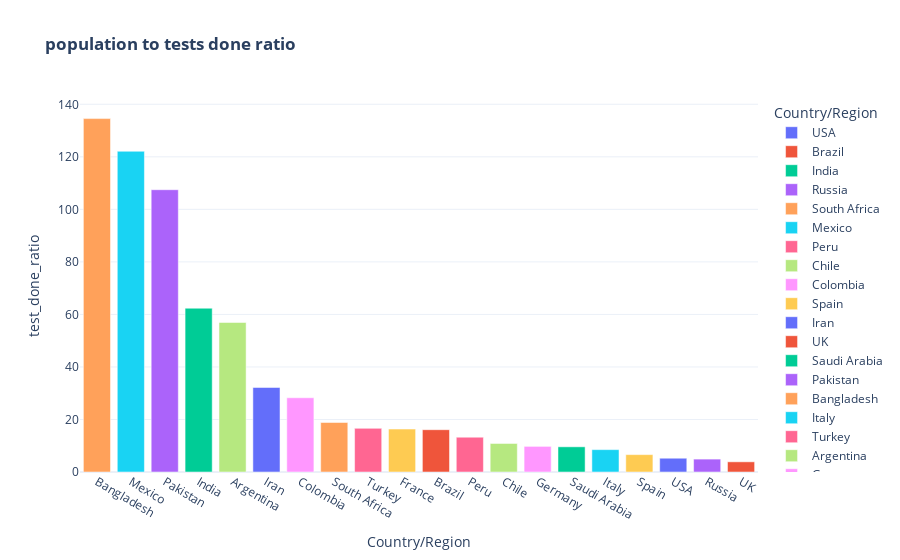

Notebook cell for this chart:
### Markdown cell above
**Visualization of the test done ratio for the top 20 countries**

### Code cell
fig=px.bar(world_data.iloc[0:20],color='Country/Region',
           y="test_done_ratio",x='Country/Region',template="plotly_white",
           title="<b>population to tests done ratio</b>").update_xaxes(categoryorder="total descending")
fig.show()

### Figure 1 — Plotly figure (JSON) as saved in the notebook; plotly's stock layout.template omitted (floating-point values rounded to 4 significant figures)
{"data": [{"alignmentgroup": "True", "hovertemplate": "Country/Region=%{x}<br>test_done_ratio=%{y}<extra></extra>", "legendgroup": "USA", "marker": {"color": "#636efa", "pattern": {"shape": ""}}, "name": "USA", "offsetgroup": "USA", "orientation": "v", "showlegend": true, "textposition": "auto", "type": "bar", "x": ["USA"], "xaxis": "x", "y": [5.245], "yaxis": "y"}, {"alignmentgroup": "True", "hovertemplate": "Country/Region=%{x}<br>test_done_ratio=%{y}<extra></extra>", "legendgroup": "Brazil", "marker": {"color": "#EF553B", "pattern": {"shape": ""}}, "name": "Brazil", "offsetgroup": "Brazil", "orientation": "v", "showlegend": true, "textposition": "auto", "type": "bar", "x": ["Brazil"], "xaxis": "x", "y": [16.11], "yaxis": "y"}, {"alignmentgroup": "True", "hovertemplate": "Country/Region=%{x}<br>test_done_ratio=%{y}<extra></extra>", "legendgroup": "India", "marker": {"color": "#00cc96", "pattern": {"shape": ""}}, "name": "India", "offsetgroup": "India", "orientation": "v", "showlegend": true, "textposition": "auto", "type": "bar", "x": ["India"], "xaxis": "x", "y": [62.37], "yaxis": "y"}, {"alignmentgroup": "True", "hovertemplate": "Country/Region=%{x}<br>test_done_ratio=%{y}<extra></extra>", "legendgroup": "Russia", "marker": {"color": "#ab63fa", "pattern": {"shape": ""}}, "name": "Russia", "offsetgroup": "Russia", "orientation": "v", "showlegend": true, "textposition": "auto", "type": "bar", "x": ["Russia"], "xaxis": "x", "y": [4.911], "yaxis": "y"}, {"alignmentgroup": "True", "hovertemplate": "Country/Region=%{x}<br>test_done_ratio=%{y}<extra></extra>", "legendgroup": "South Africa", "marker": {"color": "#FFA15A", "pattern": {"shape": ""}}, "name": "South Africa", "offsetgroup": "South Africa", "orientation": "v", "showlegend": true, "textposition": "auto", "type": "bar", "x": ["South Africa"], "xaxis": "x", "y": [18.85], "yaxis": "y"}, {"alignmentgroup": "True", "hovertemplate": "Country/Region=%{x}<br>test_done_ratio=%{y}<extra></extra>", "legendgroup": "Mexico", "marker": {"color": "#19d3f3", "pattern": {"shape": ""}}, "name": "Mexico", "offsetgroup": "Mexico", "orientation": "v", "showlegend": true, "textposition": "auto", "type": "bar", "x": ["Mexico"], "xaxis": "x", "y": [122.1], "yaxis": "y"}, {"alignmentgroup": "True", "hovertemplate": "Country/Region=%{x}<br>test_done_ratio=%{y}<extra></extra>", "legendgroup": "Peru", "marker": {"color": "#FF6692", "pattern": {"shape": ""}}, "name": "Peru", "offsetgroup": "Peru", "orientation": "v", "showlegend": true, "textposition": "auto", "type": "bar", "x": ["Peru"], "xaxis": "x", "y": [13.24], "yaxis": "y"}, {"alignmentgroup": "True", "hovertemplate": "Country/Region=%{x}<br>test_done_ratio=%{y}<extra></extra>", "legendgroup": "Chile", "marker": {"color": "#B6E880", "pattern": {"shape": ""}}, "name": "Chile", "offsetgroup": "Chile", "orientation": "v", "showlegend": true, "textposition": "auto", "type": "bar", "x": ["Chile"], "xaxis": "x", "y": [10.87], "yaxis": "y"}, {"alignmentgroup": "True", "hovertemplate": "Country/Region=%{x}<br>test_done_ratio=%{y}<extra></extra>", "legendgroup": "Colombia", "marker": {"color": "#FF97FF", "pattern": {"shape": ""}}, "name": "Colombia", "offsetgroup": "Colombia", "orientation": "v", "showlegend": true, "textposition": "auto", "type": "bar", "x": ["Colombia"], "xaxis": "x", "y": [28.27], "yaxis": "y"}, {"alignmentgroup": "True", "hovertemplate": "Country/Region=%{x}<br>test_done_ratio=%{y}<extra></extra>", "legendgroup": "Spain", "marker": {"color": "#FECB52", "pattern": {"shape": ""}}, "name": "Spain", "offsetgroup": "Spain", "orientation": "v", "showlegend": true, "textposition": "auto", "type": "bar", "x": ["Spain"], "xaxis": "x", "y": [6.619], "yaxis": "y"}, {"alignmentgroup": "True", "hovertemplate": "Country/Region=%{x}<br>test_done_ratio=%{y}<extra></extra>", "legendgroup": "Iran", "marker": {"color": "#636efa", "pattern": {"shape": ""}}, "name": "Iran", "offsetgroup": "Iran", "orientation": "v", "showlegend": true, "textposition": "auto", "type": "bar", "x": ["Iran"], "xaxis": "x", "y": [32.19], "yaxis": "y"}, {"alignmentgroup": "True", "hovertemplate": "Country/Region=%{x}<br>test_done_ratio=%{y}<extra></extra>", "legendgroup": "UK", "marker": {"color": "#EF553B", "pattern": {"shape": ""}}, "name": "UK", "offsetgroup": "UK", "orientation": "v", "showlegend": true, "textposition": "auto", "type": "bar", "x": ["UK"], "xaxis": "x", "y": [3.878], "yaxis": "y"}, {"alignmentgroup": "True", "hovertemplate": "Country/Region=%{x}<br>test_done_ratio=%{y}<extra></extra>", "legendgroup": "Saudi Arabia", "marker": {"color": "#00cc96", "pattern": {"shape": ""}}, "name": "Saudi Arabia", "offsetgroup": "Saudi Arabia", "orientation": "v", "showlegend": true, "textposition": "auto", "type": "bar", "x": ["Saudi Arabia"], "xaxis": "x", "y": [9.59], "yaxis": "y"}, {"alignmentgroup": "True", "hovertemplate": "Country/Region=%{x}<br>test_done_ratio=%{y}<extra></extra>", "legendgroup": "Pakistan", "marker": {"color": "#ab63fa", "pattern": {"shape": ""}}, "name": "Pakistan", "offsetgroup": "Pakistan", "orientation": "v", "showlegend": true, "textposition": "auto", "type": "bar", "x": ["Pakistan"], "xaxis": "x", "y": [107.5], "yaxis": "y"}, {"alignmentgroup": "True", "hovertemplate": "Country/Region=%{x}<br>test_done_ratio=%{y}<extra></extra>", "legendgroup": "Bangladesh", "marker": {"color": "#FFA15A", "pattern": {"shape": ""}}, "name": "Bangladesh", "offsetgroup": "Bangladesh", "orientation": "v", "showlegend": true, "textposition": "auto", "type": "bar", "x": ["Bangladesh"], "xaxis": "x", "y": [134.6], "yaxis": "y"}, {"alignmentgroup": "True", "hovertemplate": "Country/Region=%{x}<br>test_done_ratio=%{y}<extra></extra>", "legendgroup": "Italy", "marker": {"color": "#19d3f3", "pattern": {"shape": ""}}, "name": "Italy", "offsetgroup": "Italy", "orientation": "v", "showlegend": true, "textposition": "auto", "type": "bar", "x": ["Italy"], "xaxis": "x", "y": [8.515], "yaxis": "y"}, {"alignmentgroup": "True", "hovertemplate": "Country/Region=%{x}<br>test_done_ratio=%{y}<extra></extra>", "legendgroup": "Turkey", "marker": {"color": "#FF6692", "pattern": {"shape": ""}}, "name": "Turkey", "offsetgroup": "Turkey", "orientation": "v", "showlegend": true, "textposition": "auto", "type": "bar", "x": ["Turkey"], "xaxis": "x", "y": [16.61], "yaxis": "y"}, {"alignmentgroup": "True", "hovertemplate": "Country/Region=%{x}<br>test_done_ratio=%{y}<extra></extra>", "legendgroup": "Argentina", "marker": {"color": "#B6E880", "pattern": {"shape": ""}}, "name": "Argentina", "offsetgroup": "Argentina", "orientation": "v", "showlegend": true, "textposition": "auto", "type": "bar", "x": ["Argentina"], "xaxis": "x", "y": [56.93], "yaxis": "y"}, {"alignmentgroup": "True", "hovertemplate": "Country/Region=%{x}<br>test_done_ratio=%{y}<extra></extra>", "legendgroup": "Germany", "marker": {"color": "#FF97FF", "pattern": {"shape": ""}}, "name": "Germany", "offsetgroup": "Germany", "orientation": "v", "showlegend": true, "textposition": "auto", "type": "bar", "x": ["Germany"], "xaxis": "x", "y": [9.761], "yaxis": "y"}, {"alignmentgroup": "True", "hovertemplate": "Country/Region=%{x}<br>test_done_ratio=%{y}<extra></extra>", "legendgroup": "France", "marker": {"color": "#FECB52", "pattern": {"shape": ""}}, "name": "France", "offsetgroup": "France", "orientation": "v", "showlegend": true, "textposition": "auto", "type": "bar", "x": ["France"], "xaxis": "x", "y": [16.35], "yaxis": "y"}], "layout": {"barmode": "relative", "legend": {"title": {"text": "Country/Region"}, "tracegroupgap": 0}, "title": {"text": "<b>population to tests done ratio</b>"}, "xaxis": {"anchor": "y", "categoryarray": ["USA", "Brazil", "India", "Russia", "South Africa", "Mexico", "Peru", "Chile", "Colombia", "Spain", "Iran", "UK", "Saudi Arabia", "Pakistan", "Bangladesh", "Italy", "Turkey", "Argentina", "Germany", "France"], "categoryorder": "total descending", "domain": [0, 1], "title": {"text": "Country/Region"}}, "yaxis": {"anchor": "x", "domain": [0, 1], "title": {"text": "test_done_ratio"}}}}
